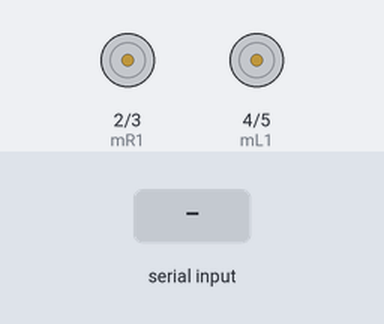
This sketch was run on a simulated Arduino Uno, built with avr-gcc and run on an emulated ATmega328P. Shown: motor-driver pin pairs drawn as motors (green arrow = first pin HIGH = forward, orange = second pin HIGH = backward, longer = more drive, scaled by the enable pin). The test bench sets the inputs (shaded band).

Above: at 1.2 s.
1.3 s: "90,45\n" received over Serial
At 2.4 s:
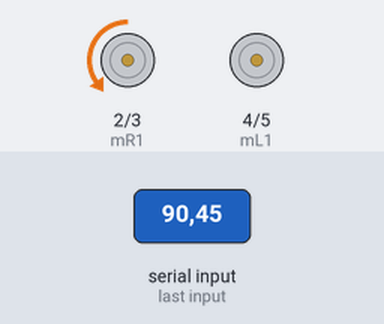
Timing chart, 0 to 4.3 s (numbered marks = the images above; inputs shaded):
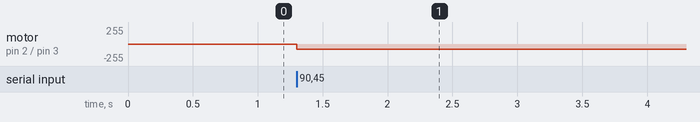

The sketch:

arduinoT2.ino
```cpp
int mR1 = 2;
int mR2 = 3;
int mL1 = 4;
int mL2 = 5;
int pwmR = 6;
int pwmL = 7;

int vel = 80;

float x, y;

void setup() {
  Serial.begin(250000);
  Serial.setTimeout(1);

  pinMode(mR1, OUTPUT);
  pinMode(mR2, OUTPUT);
  pinMode(mL1, OUTPUT);
  pinMode(mL2, OUTPUT);
  pinMode(pwmR, OUTPUT);
  pinMode(pwmL, OUTPUT);
}

void loop() {

    String input = Serial.readString();
    input.trim();
    int commaIndex = input.indexOf(',');
    if (commaIndex >= 0) {
       String str1 = input.substring(0, commaIndex);
       String str2 = input.substring(commaIndex + 1);
       x = str1.toFloat();
       y = str2.toFloat();
    }

      if (x < 0) {
        digitalWrite(mL1, HIGH);
        digitalWrite(mL2, LOW);
        analogWrite(pwmL, vel);

        digitalWrite(mR1, HIGH);
        digitalWrite(mR2, LOW);
        analogWrite(pwmR, vel);

      }
      else if (x>0){
        digitalWrite(mL2, HIGH);
        digitalWrite(mL1, LOW);
        analogWrite(pwmL, vel);

        digitalWrite(mR2, HIGH);
        digitalWrite(mR1, LOW);
        analogWrite(pwmR, vel);
      }

      else if (y < 0){
        digitalWrite(mL2, HIGH);
        digitalWrite(mL1, LOW);
        analogWrite(pwmL, vel);

        digitalWrite(mR2, LOW);
        digitalWrite(mR1, HIGH);
        analogWrite(pwmR, vel);
       }

       else if (y > 0){
        digitalWrite(mL2, LOW);
        digitalWrite(mL1, HIGH);
        analogWrite(pwmL, vel);

        digitalWrite(mR2, HIGH);
        digitalWrite(mR1, LOW);
        analogWrite(pwmR, vel);
       }
      else if (x==0 || y==0){
        digitalWrite(mL1, LOW);
        digitalWrite(mL2, LOW);

        digitalWrite(mR1, LOW);
        digitalWrite(mR2, LOW);
      }


}
```

Measured:
- after the input at 1.3 s, motor on pin 2 (mR1) / pin 3 (mR2): stopped → backward 80/255 at once
